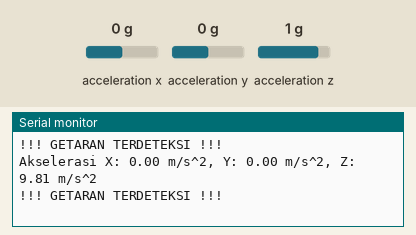
This sketch was run on a simulated ESP32. On the bench: the last lines printed to the serial monitor. The test bench sets the inputs (shaded band); at power-on: acceleration x 0 g, acceleration y 0 g, acceleration z 1 g.

Above: at 1.8 s.
1.9 s: acceleration x set to -1.4 g
At 2.5 s:
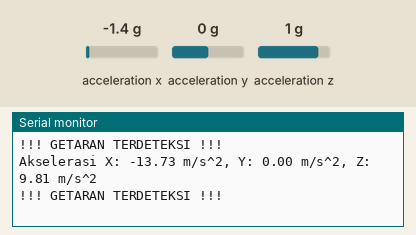
3.4 s: acceleration y set to -1.4 g
At 4.7 s:
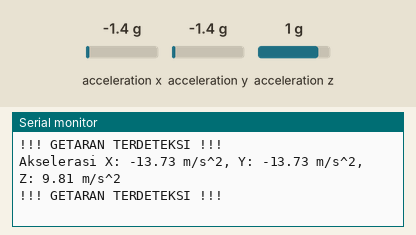
4.9 s: acceleration z set to -1.4 g
At 5.8 s:
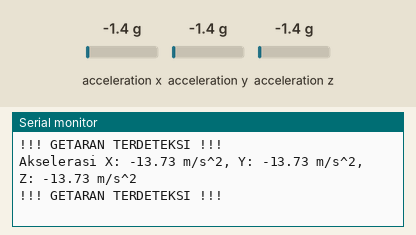

Measured:
- after the input at 1.9 s, the serial monitor: prints a new line after 0.11 s (image 1)
- after the input at 3.4 s, the serial monitor: prints a new line after 0.62 s (image 2)
- after the input at 4.9 s, the serial monitor: prints a new line after 0.12 s (image 3)

The sketch:

iot_copy_20250610182413.ino
```cpp
#include <Wire.h>
#include <Adafruit_Sensor.h>
#include <Adafruit_ADXL345_U.h>

// Membuat objek sensor ADXL345_Unified
Adafruit_ADXL345_Unified accel = Adafruit_ADXL345_Unified(12345);

void setup() {
  Serial.begin(115200); // Inisialisasi Serial Monitor

  Serial.println("Inisialisasi ADXL345 (Unified) dengan pin I2C kustom...");

  // Inisialisasi komunikasi I2C pada pin GPIO 25 (SDA) dan GPIO 26 (SCL)
  Wire.begin(25, 26); // SDA = GPIO 25, SCL = GPIO 26

  // Coba inisialisasi sensor
  if (!accel.begin()) {
    Serial.println("Tidak dapat menemukan sensor ADXL345. Periksa koneksi atau pin I2C.");
    while (1) yield(); // Berhenti jika sensor tidak ditemukan
  }
  Serial.println("Sensor ADXL345 terdeteksi pada pin kustom!");

  // Mengatur rentang pengukuran (opsional, defaultnya adalah +/- 2G)
  // accel.setRange(ADXL345_RANGE_16_G);

  // Mengatur data rate (opsional, defaultnya 100 Hz)
  // accel.setDataRate(ADXL345_DATARATE_100_HZ);
}

void loop() {
  /* Baca nilai akselerasi dari sensor */
  sensors_event_t event;
  accel.getEvent(&event);

  /* Cetak nilai akselerasi */
  Serial.print("Akselerasi X: ");
  Serial.print(event.acceleration.x);
  Serial.print(" m/s^2, Y: ");
  Serial.print(event.acceleration.y);
  Serial.print(" m/s^2, Z: ");
  Serial.print(event.acceleration.z);
  Serial.println(" m/s^2");

  // Logika deteksi getaran
  float threshold = 5.0; // Ganti dengan nilai ambang batas yang sesuai

  if (abs(event.acceleration.x) > threshold ||
      abs(event.acceleration.y) > threshold ||
      abs(event.acceleration.z) > threshold) {
    Serial.println("!!! GETARAN TERDETEKSI !!!");
    // Di sini Anda bisa menambahkan kode untuk memicu tindakan
  }

  delay(1000); // Jeda sebentar sebelum membaca lagi
}
```
